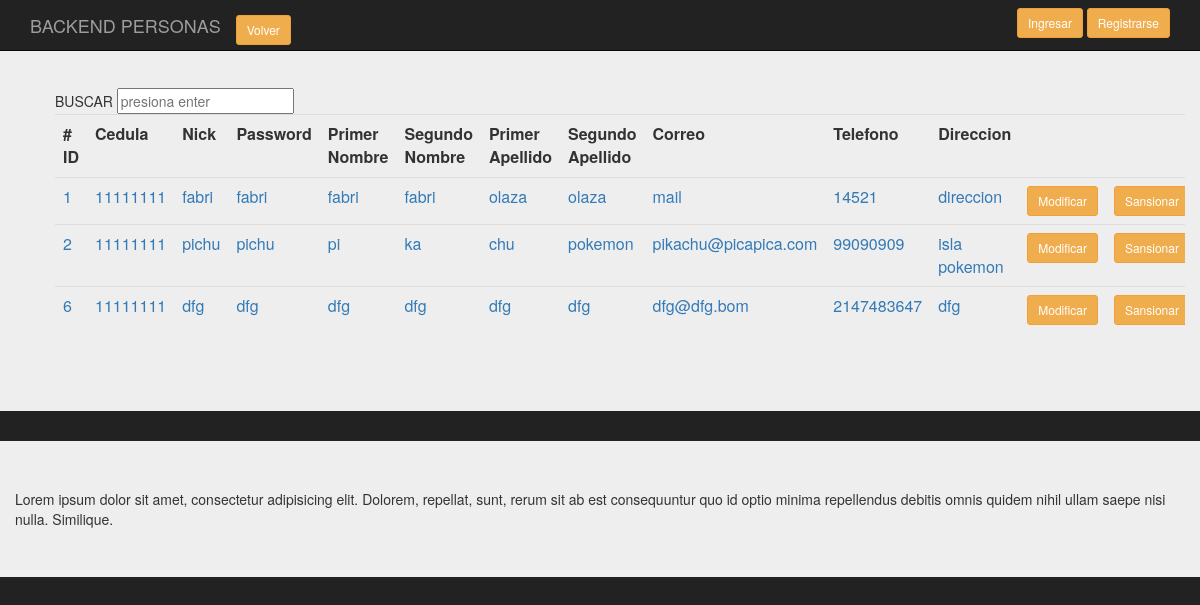
The app's page /backend/Presentacion/BackPersona.php, older data.
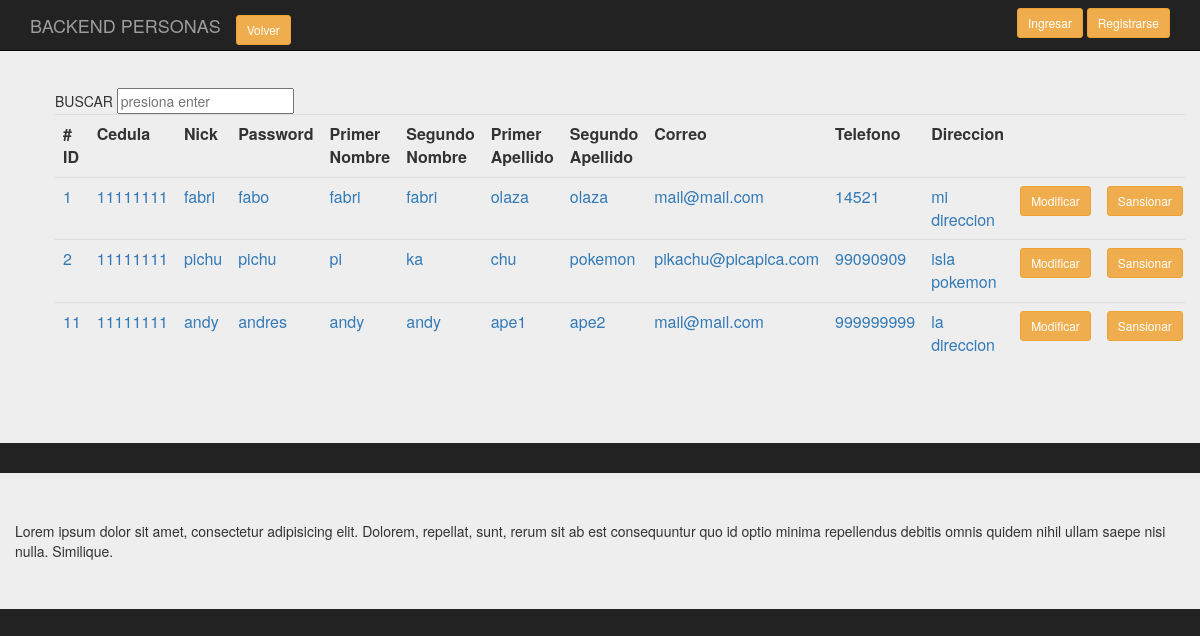
The same page, newer data.
### tables this page shows
CREATE TABLE `persona` (
  `id_per` int(11) NOT NULL,
  `ci_per` int(11) DEFAULT NULL,
  `nick_per` varchar(20) DEFAULT NULL,
  `password_per` varchar(20) DEFAULT NULL,
  `nom1_per` varchar(20) DEFAULT NULL,
  `nom2_per` varchar(20) NOT NULL,
  `ape1_per` varchar(20) DEFAULT NULL,
  `ape2_per` varchar(20) DEFAULT NULL,
  `email_per` varchar(60) DEFAULT NULL,
  `tel_per` int(20) DEFAULT NULL,
  `dir_per` varchar(40) DEFAULT NULL
);

### backend/clases/Persona.class.php (called while the page is built, shortened)
<?php
require_once('../persistencia/PersistenciaPersona.class.php');
class Persona
{
    public function consultaTodos($conex)
    {
      $pu=new PersistenciaPersona;
      $datos= $pu->consTodos($conex);
      return $datos;
    }
}
?>

### backend/persistencia/PersistenciaPersona.class.php (called while the page is built, shortened)
<?php
class PersistenciaPersona
{
   public function consTodos( $conex)
   {
        $sql = "select * from persona";
        $result = $conex->prepare($sql);
		$result->execute();
		$resultados=$result->fetchAll();
       return $resultados;
    }
 }
?>

### backend/Presentacion/BackPersona.php (the view, shortened to what this page needs)
<?php
require_once('../clases/Persona.class.php');
?>
<!doctype html>
<html lang="en">
<head>
<link rel="stylesheet" href="https://maxcdn.bootstrapcdn.com/bootstrap/3.3.7/css/bootstrap.min.css">
<link rel="stylesheet" href="../css/estilos.css">
	</head>
<body>
		<div class="container">
			<nav class="navbar navbar-inverse navbar-fixed-top">
				  <div class="container">
					<div class="navbar-header">
					  <a class="navbar-brand" href="#">BACKEND PERSONAS</a>
					  <div class="navbar-brand">
						<a href="index.php" class="btn btn-warning btn-sm">Volver</a>
					  </div>
					</div>
					<div id="navbar" class="navbar-collapse collapse">
					  <form class="navbar-form navbar-right">
						<a href="singin.php" class="btn btn-warning btn-sm">Ingresar</a>
						<a href="Login.php" class="btn btn-warning btn-sm">Registrarse</a>
					  </form>
					</div>
				  </div>
			</nav>
		</div>
		<div class="jumbotron">
			<div class="container-fluid">
				<section class="main row">
					<div class="col-md-12">
					<ol class="pre-scrollable">
										<table class="table">
																<form class="forma-busqueda cf" action="/search.php" method="post">
																	<input name="keywords" id="search_box" type="text" placeholder="presiona enter" >
																</form>
													<tr>
														<th># ID</th>
														<th>Cedula</th>
														<th>Nick</th>
														<th>Password</th>
														<th>Primer Nombre</th>
														<th>Segundo Nombre</th>
														<th>Primer Apellido</th>
														<th>Segundo Apellido</th>
														<th>Correo</th>
														<th>Telefono</th>
														<th>Direccion</th>
														<th></th>
														<th></th>
													</tr>
												<?php
													$conex = conectar();
													$d = new Persona();
													$datos_d=$d->consultaTodos($conex);
													$cuenta=count($datos_d);
												?>
												<?php
												for ($i=0;$i<$cuenta;$i++)
												{
												?>
													<tr>
															<td><a value="<?php echo $datos_d[$i][0]?>"  ><?php echo $datos_d[$i][0]?></a></td>
															<td><a value="<?php echo $datos_d[$i][0]?>"  ><?php echo $datos_d[$i][1]?></a></td>
															<td><a value="<?php echo $datos_d[$i][0]?>"  ><?php echo $datos_d[$i][2]?></a></td>
															<td><a value="<?php echo $datos_d[$i][0]?>"  ><?php echo $datos_d[$i][3]?></a></td>
															<td><a value="<?php echo $datos_d[$i][0]?>"  ><?php echo $datos_d[$i][4]?></a></td>
															<td><a value="<?php echo $datos_d[$i][0]?>"  ><?php echo $datos_d[$i][5]?></a></td>
															<td><a value="<?php echo $datos_d[$i][0]?>"  ><?php echo $datos_d[$i][6]?></a></td>
															<td><a value="<?php echo $datos_d[$i][0]?>"  ><?php echo $datos_d[$i][7]?></a></td>
															<td><a value="<?php echo $datos_d[$i][0]?>"  ><?php echo $datos_d[$i][8]?></a></td>
															<td><a value="<?php echo $datos_d[$i][0]?>"  ><?php echo $datos_d[$i][9]?></a></td>
															<td><a value="<?php echo $datos_d[$i][0]?>"  ><?php echo $datos_d[$i][10]?></a></td>
															<td><a href="singin.php" class="btn btn-warning btn-sm">Modificar</a></td>
															<td><a href="Login.php" class="btn btn-warning btn-sm">Sansionar</a></td>
													</tr>
												<?php
												}
												?>
										</table>
					</ol>
					</div>
				</section>
			</div>
		</div>
		<div class="jumbotron">
		<div class="container">
			<div class="row">
			Lorem ipsum dolor sit amet, consectetur adipisicing elit. Dolorem, repellat, sunt, rerum sit ab est consequuntur quo id optio minima repellendus debitis omnis quidem nihil ullam saepe nisi nulla. Similique.
		</div>
		</div>
</body>
</html>

Row changes from the older to the newer data that the page shows:
removed persona: id_per "6", ci_per "11111111", nick_per "dfg", password_per "dfg", nom1_per "dfg", nom2_per "dfg", ape1_per "dfg", ape2_per "dfg", email_per "dfg@dfg.bom", tel_per "2147483647", dir_per "dfg"
changed persona "fabri": password_per "fabri" → "fabo"; email_per "mail" → "mail@mail.com"; dir_per "direccion" → "mi direccion"
added persona: id_per "11", ci_per "11111111", nick_per "andy", password_per "andres", nom1_per "andy", nom2_per "andy", ape1_per "ape1", ape2_per "ape2", email_per "mail@mail.com", tel_per "999999999", dir_per "la direccion"
